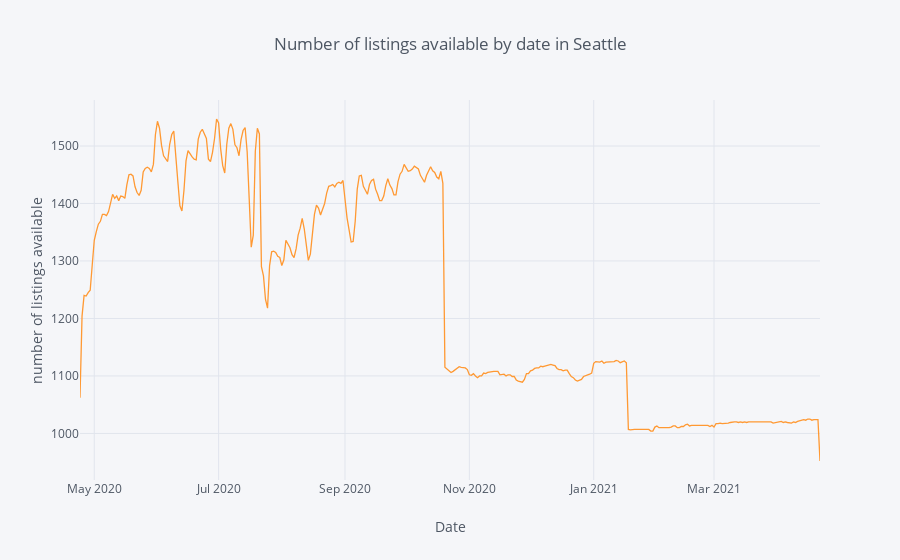

Notebook code cell kept with this figure:
### Code cell
#Intereactive map of the number of listings available by date
sum_available = calendar[calendar.available == "t"].groupby(['date']).size().to_frame(name= 'available').reset_index()
sum_available['weekday'] = sum_available['date'].dt.day_name()
sum_available = sum_available.set_index('date')

sum_available.iplot(y='available', mode = 'lines', xTitle = 'Date', yTitle = 'number of listings available',\
                   text='weekday', title = 'Number of listings available by date in Seattle')

### Figure 1 — Plotly figure (JSON) as saved in the notebook; plotly's stock layout.template omitted (floating-point values rounded to 4 significant figures; data arrays with more than 128 entries replaced by an {"elided": "..."} marker saying what was removed)
{"data": [{"line": {"color": "rgba(255, 153, 51, 1.0)", "dash": "solid", "shape": "linear", "width": 1.3}, "mode": "lines", "name": "available", "text": {"elided": "364 str values"}, "type": "scatter", "uid": "65ef7589-9359-4e90-8c3a-408947fcc067", "x": {"elided": "364 str values"}, "y": {"elided": "364 int values"}}], "layout": {"legend": {"bgcolor": "#F5F6F9", "font": {"color": "#4D5663"}}, "paper_bgcolor": "#F5F6F9", "plot_bgcolor": "#F5F6F9", "title": {"font": {"color": "#4D5663"}, "text": "Number of listings available by date in Seattle"}, "xaxis": {"gridcolor": "#E1E5ED", "showgrid": true, "tickfont": {"color": "#4D5663"}, "title": {"font": {"color": "#4D5663"}, "text": "Date"}, "zerolinecolor": "#E1E5ED"}, "yaxis": {"gridcolor": "#E1E5ED", "showgrid": true, "tickfont": {"color": "#4D5663"}, "title": {"font": {"color": "#4D5663"}, "text": "number of listings available"}, "zerolinecolor": "#E1E5ED"}}}
